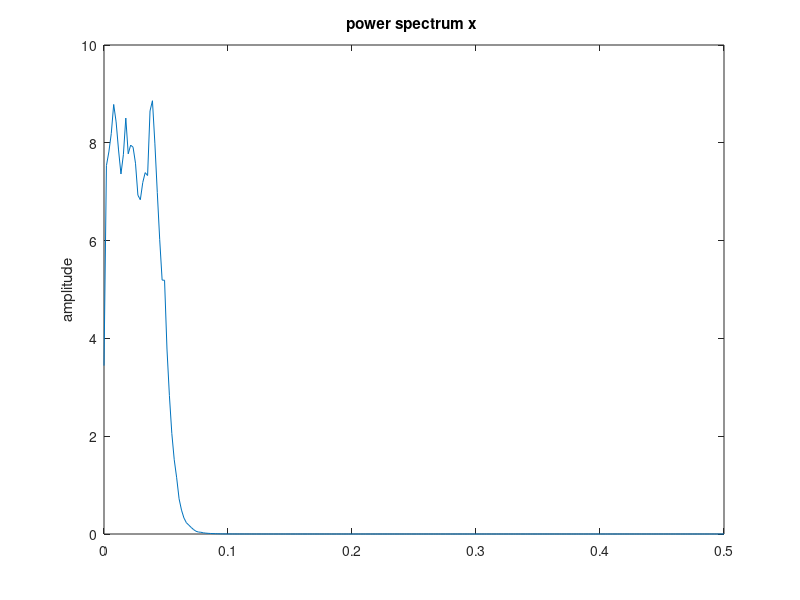

Write the MATLAB code that produced this figure. (Note: this script raises an error after producing the figure.)
clear
close all
clc

fs0 = 100;
fs = 25;
T = 600;
N = T*fs0 + 1;
t = (0:N-1)/fs0;
OmegaRef = 2*pi*10/60;
[b,a] = butter( 6,  0.1 );
Mo = 10 + 2*filter(b,a,randn(1,N));

figure
pwelch(Mo)

[t,z] = ode45( @(t,z)UnbalancedRotorODE4dof( t, z, OmegaRef, Mo, fs0 ), t, zeros(9,1) );

y = zeros(N,3);
for i=1:N
    dz = UnbalancedRotorODE4dof(i/fs0,z(i,:)',OmegaRef,Mo,fs0);
    y(i,:) = dz(1:3);
end

beta = mod( z(:,4), 2*pi )/(2*pi);

[b,a] = butter(4,2*0.5/fs,"high");
y = resample(y(:,2),fs,fs0);
t = t(1:4:end);
beta = beta(1:4:end);
N = numel(t);

s = [cos(2*pi*beta) sin(2*pi*beta)];

Ys = (y(3001:end)'*s(3001:end,:))/(N-3000);

y = y - 2*s*Ys';

%% Plot time series
close all
clc

figure
plot(t,y,t,s*Ys')

%% Plot results
close all
clc

Nf = 2^12;
figure
pwelch([y s],hann(Nf),3*Nf/4,Nf,fs)

Nf = 2^10;
figure
% tiledlayout(3,1)

for i=1
    [Syy,ff,tt] = spectrogram( y(:,i), gausswin(Nf,8), Nf-4, Nf, fs );

    nexttile
    imagesc(tt,ff,10*log10(abs(Syy)))
    axis xy
end

%% Estimate LPV-AR model
close all
clc

addpath(genpath('..\..\Core'))

ind_train = 5e3+(1:5e3);
signals.response = y(ind_train,1)';                                           % Response ( edgewise acceleration )
signals.scheduling_variables = beta(ind_train)';                              % Scheduling variable ( rotor azimuth )

na_max = 10;
pa_max = 25;

na = 1:na_max;
pa = 1:2:pa_max;

rss_sss = zeros(numel(na),numel(pa));
bic = zeros(numel(na),numel(pa));

fN = zeros(na_max*pa_max,numel(na),numel(pa));
zeta = zeros(na_max*pa_max,numel(na),numel(pa));

for i = 1:numel(na)
    for j=1:numel(pa)

        structure.na = na(i);
        structure.pa = pa(j);

        options.basis.type = 'fourier';                                             % Type of functional basis
        options.basis.ind_ba = 1:structure.pa;

        M = estimate_lpv_ar(signals,structure,options);
        rss_sss(i,j) = M.Performance.rss_sss;
        bic(i,j) = M.Performance.bic;

        A_lft = [M.Parameters.Theta;
                  eye((na(i)-1)*pa(j),na(i)*pa(j))];
        D = eig(A_lft);

        fN(1:na(i)*pa(j),i,j) = abs(log(D))*fs/(2*pi);
        zeta(1:na(i)*pa(j),i,j) = -cos(angle(log(D)));

    end
end

%% Analysis of model order selection results
close all
clc

na_opt = 4;
pa_opt = 9;

figure('Position',[100 100 900 600])
tiledlayout(2,2)

nexttile
surf(na,pa,(rss_sss'*100))
xlabel('Model order')
ylabel('Basis order')
zlabel('RSS/SSS (%)')
grid on
view(30,40)

nexttile
plot(pa,(rss_sss(na_opt,:)'*100),'-o')
xlabel('Basis order')
ylabel('RSS/SSS (%)')
grid on


nexttile
surf(na,pa,bic')
xlabel('Model order')
ylabel('Basis order')
zlabel('BIC')
grid on
view(30,40)

nexttile
plot(pa,bic(na_opt,:),'-o')
xlabel('Basis order')
ylabel('BIC')
grid on

%% Frequency stabilization diagrams
close all
clc

zeta_max = 0.1;
z_lvl = linspace(0,zeta_max);
clr = parula(numel(z_lvl)-1);

figure('Position',[100 100 600 600])
tiledlayout(3,1)

Nf = 2^12;
nexttile
pwelch(y,hann(Nf),3*Nf/4,Nf,fs)

nexttile(2,[2 1])
FN = squeeze(fN(:,:,(pa_opt-1)/2));  FN = FN(:);
Z = squeeze(zeta(:,:,(pa_opt-1)/2));  Z = Z(:);
NA = squeeze( repmat(na, na_max*pa_max, 1) ); NA = NA(:);

for i=1:numel(z_lvl)-1
    ind = Z > z_lvl(i) & Z <= z_lvl(i+1);
    plot(FN(ind),NA(ind),'.','Color',clr(i,:))
    hold on
end
grid on
xlim([0 fs/2]), ylim([0 na_max])
xlabel('Frequency (Hz)')
ylabel('AR order')
cbar = colorbar;
cbar.Ticks = (0:5)/5;
cbar.TickLabels = linspace(0,zeta_max*100,6);
cbar.Label.String = 'Damping ratio (%)';


figure('Position',[800 100 600 600])
tiledlayout(3,1)

Nf = 2^12;
nexttile
pwelch(y,hann(Nf),3*Nf/4,Nf,fs)

nexttile(2,[2 1])
FN = squeeze(fN(:,na_opt,:));  FN = FN(:);
Z = squeeze(zeta(:,na_opt,:));  Z = Z(:);
PA = squeeze( repmat(pa, na_max*pa_max, 1) ); PA = PA(:);

for i=1:numel(z_lvl)-1
    ind = Z > z_lvl(i) & Z <= z_lvl(i+1);
    plot(FN(ind),PA(ind),'.','Color',clr(i,:))
    hold on
end
grid on
xlim([0 fs/2]), ylim([0 pa_max])
ylabel('Basis order')
cbar = colorbar;
cbar.Ticks = (0:5)/5;
cbar.TickLabels = linspace(0,zeta_max*100,6);
cbar.Label.String = 'Damping ratio (%)';

%% Estimate LPV-AR model with optimal order
close all
clc

structure.na = na_opt;
structure.pa = pa_opt;

options.basis.type = 'fourier';                                             % Type of functional basis
options.basis.ind_ba = 1:structure.pa;

M = estimate_lpv_ar(signals,structure,options);

figure
plot(t(ind_train),M.ar_part.a_time)

figure
imagesc(M.ar_part.a(1:pa_opt,1:pa_opt))

%%
close all
clc

na = structure.na;
pa = structure.pa;
A_lft = [M.Parameters.Theta;
         eye((na-1)*pa,na*pa)];
[V,D] = eig(A_lft);

lambda = diag(D);

figure
plot(real(lambda),imag(lambda),'.')
zgrid
axis square
